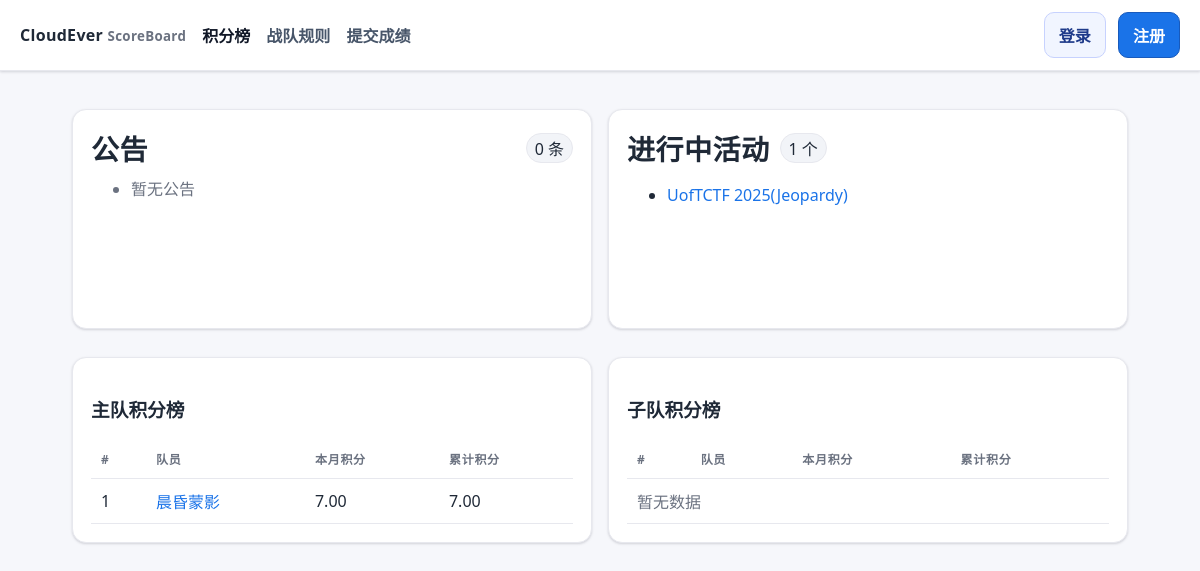
The page / on the database its author committed.
### ceboard/models.py (models this page shows)
class Event(Base):
    __tablename__ = "events"
    id = Column(Integer, primary_key=True)
    name = Column(String, nullable=False)
    start_time = Column(DateTime(timezone=True))
    end_time = Column(DateTime(timezone=True))
    weight = Column(Float, default=1.0)
    is_reproduction = Column(Boolean, default=False)
    is_active = Column(Boolean, default=True)
    allow_wp_only = Column(Boolean, default=False)  # 允许仅提交WP，由管理员在审核时手动给分
    is_deleted = Column(Boolean, default=False)
    event_type_id = Column(Integer, ForeignKey("event_types.id"), nullable=True)
    challenges = relationship("Challenge", back_populates="event", cascade="all,delete")
    submissions = relationship("Submission", back_populates="event")
    event_type = relationship("EventType")

class User(Base):
    __tablename__ = "users"
    id = Column(Integer, primary_key=True)
    username = Column(String, unique=True, nullable=False)
    password_hash = Column(String, nullable=False)
    role = Column(String, default="member")  # 'admin' | 'reviewer' | 'member'
    team_type = Column(String, default="sub")  # 'main' or 'sub'
    is_active = Column(Boolean, default=True)
    is_deleted = Column(Boolean, default=False)
    avatar_filename = Column(String, nullable=True)
    submissions = relationship("Submission", back_populates="user")

### ceboard/routers/public.py (the view)
@router.get("/", response_class=HTMLResponse)
def index(request: Request, year: Optional[int] = None, month: Optional[int] = None, db = Depends(get_db), current_user = Depends(get_current_user)):
    now = datetime.now(TZ)
    year = int(year or now.year)
    month = int(month or now.month)
    main_rows = leaderboard_month_and_total(db, year, month, team_type="main")
    sub_rows = leaderboard_month_and_total(db, year, month, team_type="sub")
    events = db.query(Event).filter(Event.is_active == True, Event.is_deleted == False).all()
    anns = (
        db.query(Announcement)
        .filter(Announcement.visible == True, Announcement.is_deleted == False)
        .order_by(Announcement.updated_at.desc())
        .all()
    )
    return render_template(
        "leaderboard.html",
        title="积分榜",
        current_user=current_user,
        year=year,
        month=month,
        main_rows=main_rows,
        sub_rows=sub_rows,
        events=events,
        announcements=anns,
    )

### templates/leaderboard.html
{% extends 'base.html' %}
{% block content %}
<div class="grid">
  <div class="card" style="min-height:220px">
    <div class="row" style="justify-content:space-between; align-items:center">
      <div class="kpi">公告</div>
      <span class="pill">{{ announcements|length }} 条</span>
    </div>
    <ul style="max-height:160px; overflow:auto; margin-top:8px">
      {% for a in announcements %}
        <li>
          <a href="/announcement/{{ a.id }}" title="{{ a.title }}">{{ a.title }}</a>
        </li>
      {% else %}
        <li class="muted">暂无公告</li>
      {% endfor %}
    </ul>
  </div>
  <div class="card">
    <div class="row"><div class="kpi">进行中活动</div><span class="pill">{{ events|length }} 个</span></div>
    <ul>
      {% for e in events %}
        <li><a href="/submit/{{ e.id }}">{{ e.name }}</a>{% if e.is_reproduction %} · 复现{% endif %}{% if not e.is_active %} · 已停用{% endif %}</li>
      {% else %}
        <li class="muted">暂无活动</li>
      {% endfor %}
    </ul>
  </div>
  </div>
<div class="grid">
  <div class="card">
    <h3>主队积分榜</h3>
    <table>
      <thead><tr><th>#</th><th>队员</th><th>本月积分</th><th>累计积分</th></tr></thead>
      <tbody>
      {% for row in main_rows %}
        <tr>
          <td>{{ loop.index }}</td>
          <td><a href="/user/{{ row.user_id }}?year={{ year }}&month={{ month }}">{{ row.username }}</a></td>
          <td>{{ '%.2f' % row.month_points }}</td>
          <td>{{ '%.2f' % row.total_points }}</td>
        </tr>
      {% else %}
        <tr><td colspan="4" class="muted">暂无数据</td></tr>
      {% endfor %}
      </tbody>
    </table>
  </div>
  <div class="card">
    <h3>子队积分榜</h3>
    <table>
      <thead><tr><th>#</th><th>队员</th><th>本月积分</th><th>累计积分</th></tr></thead>
      <tbody>
      {% for row in sub_rows %}
        <tr>
          <td>{{ loop.index }}</td>
          <td><a href="/user/{{ row.user_id }}?year={{ year }}&month={{ month }}">{{ row.username }}</a></td>
          <td>{{ '%.2f' % row.month_points }}</td>
          <td>{{ '%.2f' % row.total_points }}</td>
        </tr>
      {% else %}
        <tr><td colspan="4" class="muted">暂无数据</td></tr>
      {% endfor %}
      </tbody>
    </table>
  </div>
</div>
{% endblock %}

### templates/base.html (style rules this page uses)
:root { --bg:#f6f7fb; --surface:#ffffff; --border:#e7e8ee; --text:#1f2937; --muted:#6b7280; --accent:#1a73e8; --accent-2:#185abc; --success:#16a34a; --warn:#e11d48; --shadow:0 1px 2px rgba(16,24,40,.06), 0 1px 3px rgba(16,24,40,.1); }
* { box-sizing:border-box }
html,body { height:100% }
body { font-family: ui-sans-serif, system-ui, -apple-system, Segoe UI, Roboto, 'Noto Sans SC', Arial; margin:0; color:var(--text); background:var(--bg); }
.card { position:relative; margin:14px 0; padding:18px 18px; background:var(--surface); border:1px solid var(--border); border-radius:14px; box-shadow: var(--shadow); }
.row { display:flex; gap:10px; align-items:center; flex-wrap:wrap }
.grid { display:grid; grid-template-columns: repeat(auto-fit, minmax(280px,1fr)); gap:16px }
.muted { color:var(--muted) }
.kpi { font-weight:800; font-size:28px; letter-spacing:.5px }
.pill { padding:2px 8px; border-radius:999px; border:1px solid var(--border); background:#f2f4f8 }
a { color:var(--accent); text-decoration:none }
table { width:100%; border-collapse:separate; border-spacing:0; background:#fff }
thead th { font-size:12px; text-transform:uppercase; letter-spacing:.06em; color:#6b7280 }
th,td { padding:10px 10px; border-bottom:1px solid var(--border); text-align:left }

### rows shown on the page
Event: name "UofTCTF 2025(Jeopardy)"
User: username "晨昏蒙影", month_points "7.00", total_points "7.00"

### other values the page prints
{{ announcements|length }} "0"
{{ events|length }} "1"
